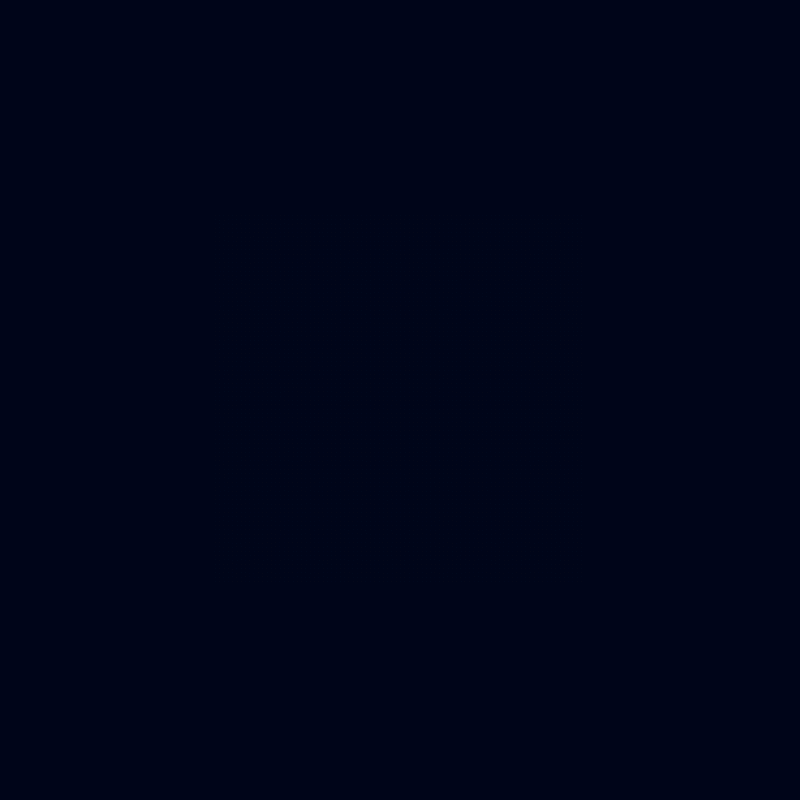
Frame 1 (no input)
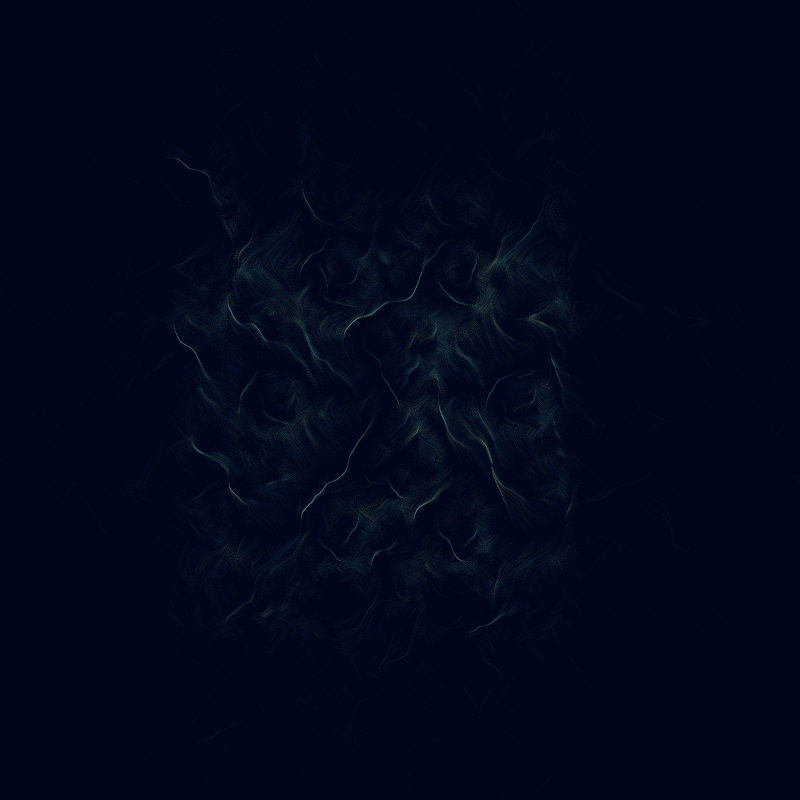
Frame 60 (the mouse pressed at the canvas centre just before this capture)
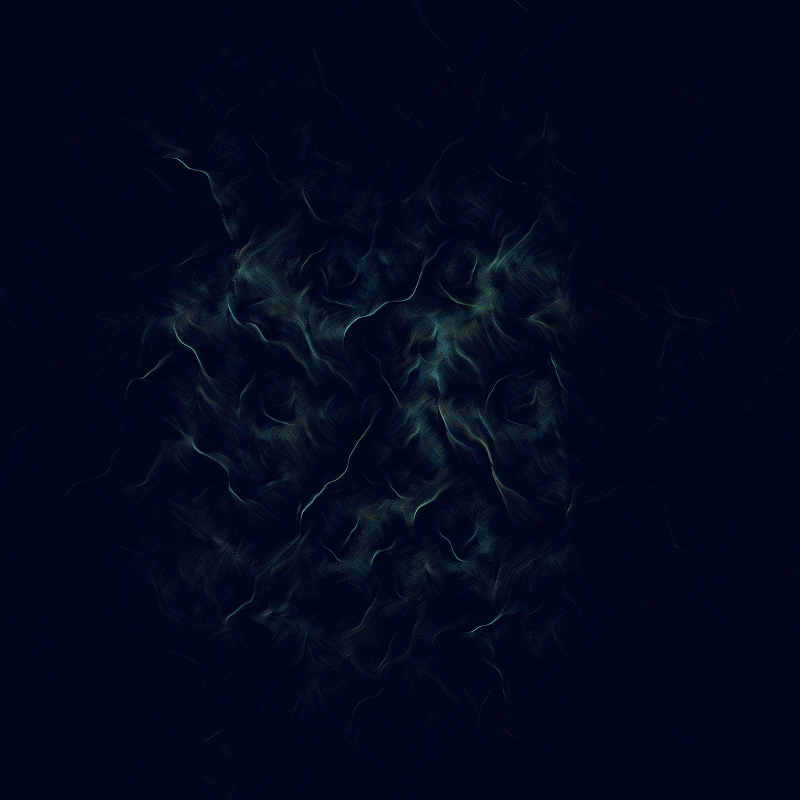
Frame 120 (the mouse held since frame 60 and released just before this capture)

The Processing sketch that drew these frames (run headless with seeded random() and noise(); from frame 60 on, the mouse is pressed at the canvas centre):

// Processing sketch: vecfield
// ── vecfield.pde
ArrayList<PVector> points = new ArrayList<PVector>();
 
// colors used for points
color[] pal = {
  color(0, 91, 197),
  color(0, 180, 252),
  color(23, 249, 255),
  color(223, 147, 0),
  color(248, 190, 0)
};
 
// global configuration
float vector_scale = 0.01; // vector scaling factor, we want small steps
float time = 0; // time passes by
 
void setup() {
  size(800, 800);
  strokeWeight(0.66);
  background(0, 5, 25);
  noFill();
  smooth(8);
 
  // noiseSeed(1111); // sometimes we select one noise field
 
  // create points from [-3,3] range
  for (float x=-3; x<=3; x+=0.07) {
    for (float y=-3; y<=3; y+=0.07) {
      // create point slightly distorted
      PVector v = new PVector(x+randomGaussian()*0.003, y+randomGaussian()*0.003);
      points.add(v);
    }
  }
}
 
void draw() {
  int point_idx = 0; // point index
  for (PVector p : points) {
    // map floating point coordinates to screen coordinates
    float xx = map(p.x, -6.5, 6.5, 0, width);
    float yy = map(p.y, -6.5, 6.5, 0, height);
 
    // select color from palette (index based on noise)
    int cn = (int)(100*pal.length*noise(point_idx))%pal.length;
    stroke(pal[cn], 15);
    point(xx, yy); //draw
 
    // placeholder for vector field calculations
 
    // v is vector from the field
    // placeholder for vector field calculations
float n = 6*map(noise(p.x,p.y),0,1,-1,1);
 
float sec = 1/sin(n);
 
float xt = sec;
float yt = tan(n)*sec; 
 
PVector v = new PVector(xt,yt);
 
    p.x += vector_scale * v.x;
    p.y += vector_scale * v.y;
 
    // go to the next point
    point_idx++;
  }
  time += 0.001;
}
